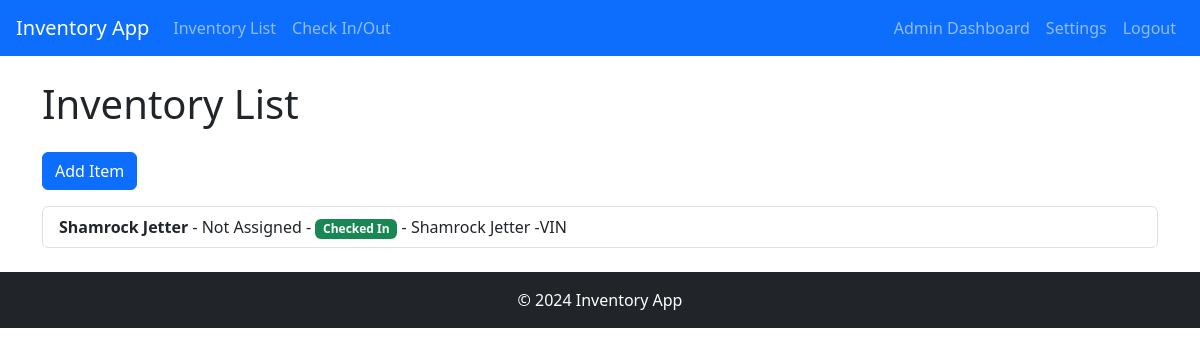
The app's page / (signed in), older data.
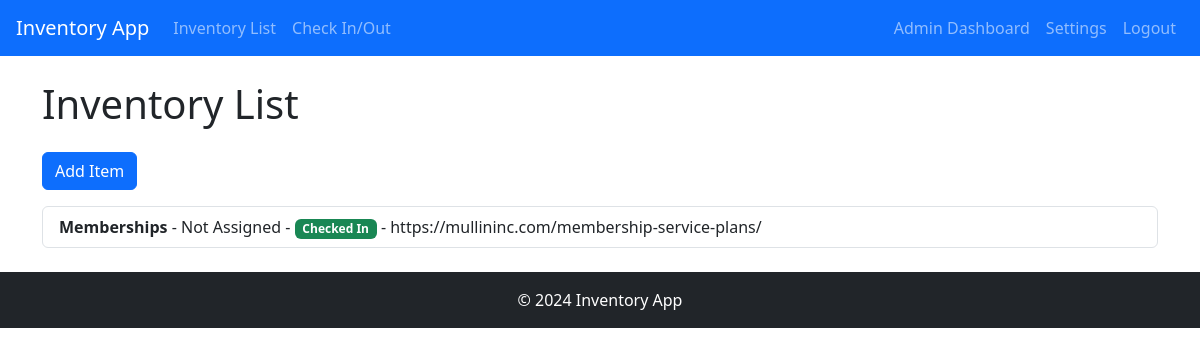
The same page, newer data.
### inventory/models.py (models this page shows, shortened)
class InventoryItem(models.Model):
    barcode = models.CharField(max_length=100)
    technician = models.ForeignKey(
        Technician,
        on_delete=models.SET_NULL,
        null=True,
        blank=True
    )
    equipment_name = models.CharField(max_length=255)
    user_profile = models.ForeignKey(UserProfile, on_delete=models.CASCADE, related_name='inventory_items')
    checked_in = models.BooleanField(default=True)  # Field to indicate if item is checked in or out
    checked_out_date = models.DateField(null=True, blank=True)  # Field to store the checkout date
    class Meta:
        unique_together = ('barcode', 'user_profile')

### inventory/views.py (the view)
# urls.py: path('', views.inventory_list, name='inventory_list'),
@login_required
def inventory_list(request):
    user_profile = None
    items = InventoryItem.objects.none()  # Default to no items
    try:
        user_profile = UserProfile.objects.get(user=request.user)
        items = InventoryItem.objects.filter(user_profile=user_profile)
    except UserProfile.DoesNotExist:
        pass
    try:
        sub_user = SubUser.objects.get(user=request.user)
        if not user_profile:
            user_profile = sub_user.parentAccount
            items = InventoryItem.objects.filter(user_profile=user_profile)
    except SubUser.DoesNotExist:
        pass
    return render(request, 'inventory/inventory_list.html', {'items': items})

### users/context_processors.py (called while the page is built)
def is_admin(request):
    if request.user.is_authenticated:
        try:
            user_profile = UserProfile.objects.get(user=request.user)
            return {'is_admin': user_profile.adminUser}
        except UserProfile.DoesNotExist:
            return {'is_admin': False}
    return {'is_admin': False}

### inventory/templates/inventory/inventory_list.html (shortened to what this page needs)
{% extends 'inventory/base.html' %}
{% block content %}
    <h1 class="mb-4">Inventory List</h1>
    <a href="{% url 'add_inventory_item' %}" class="btn btn-primary mb-3">Add Item</a>
    <ul class="list-group">
        {% for item in items %}
        <li class="list-group-item">
            <strong>{{ item.equipment_name }}</strong> -
            {% if item.technician %}
                <span>{{ item.technician }}</span> -
            {% else %}
                <span>Not Assigned</span> -
            {% endif %}
            {% if item.checked_in %}
                <span class="badge bg-success">Checked In</span>
            {% endif %}
            - {{ item.barcode }}
        </li>
        {% endfor %}
    </ul>
{% endblock %}

Row changes from the older to the newer data that the page shows:
removed InventoryItem: equipment_name "Shamrock Jetter", shows "Not Assigned", checked_in "Checked In", barcode "Shamrock Jetter -VIN"
added InventoryItem: equipment_name "Memberships", shows "Not Assigned", checked_in "Checked In", barcode "https://mullininc.com/membership-service-plans/"
